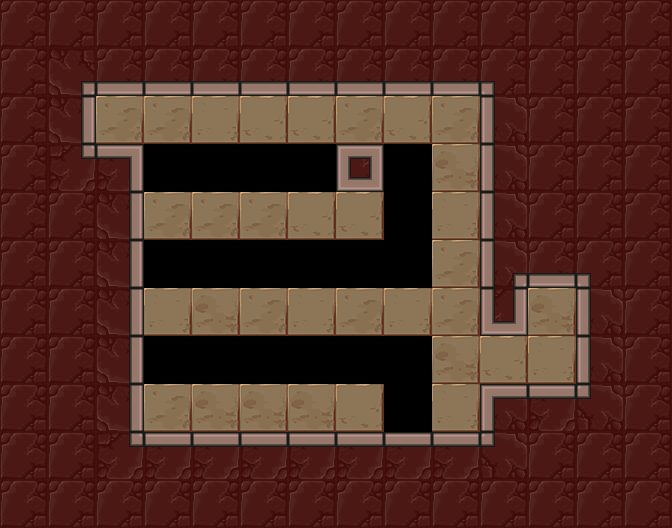

Below is a game level as drawn by its tile map, then a one-line description and the .tmx that defines it (tile-layer data replaced by summaries):
An orthogonal 14x11 tile map with 48x48 px tiles, 3 tile layers (Floor, Holes, Walls), 7 tilesets and 32 objects (9x mirror, lightSwitch, lightOrb, player_start, exit).

<map version="1.0" orientation="orthogonal" renderorder="right-down" width="14" height="11" tilewidth="48" tileheight="48" nextobjectid="165">
 <tileset firstgid="1" name="walls" tilewidth="48" tileheight="48" tilecount="42">
  <image source="../../images/kongregate_release/wall_sheet.png" width="336" height="288" />
 </tileset>
 <tileset firstgid="43" name="exit" tilewidth="48" tileheight="48" tilecount="12">
  <image source="../../images/kongregate_release/gate_sheet.png" width="192" height="144" />
 </tileset>
 <tileset firstgid="55" name="floors" tilewidth="48" tileheight="48" tilecount="4">
  <image source="../../images/kongregate_release/floor_sheet.png" width="192" height="48" />
 </tileset>
 <tileset firstgid="59" name="holes" tilewidth="48" tileheight="48" tilecount="24">
  <image source="../../images/kongregate_release/hole_sheet.png" width="288" height="192" />
 </tileset>
 <tileset firstgid="83" name="mirrors" tilewidth="48" tileheight="48" tilecount="4">
  <image source="../../images/kongregate_release/mirror_sheet.png" width="96" height="96" />
 </tileset>
 <tileset firstgid="87" name="orb_sheet" tilewidth="48" tileheight="48" tilecount="9">
  <image source="../../images/kongregate_release/orb_sheet.png" width="144" height="144" />
 </tileset>
 <tileset firstgid="96" name="glass_wall_sheet" tilewidth="48" tileheight="48" tilecount="42">
  <image source="../../images/kongregate_release/glass_wall_sheet.png" width="336" height="288" />
 </tileset>
 <layer name="Floor" width="14" height="11">
  <properties>
   <property name="tileset" value="floors" />
  </properties>
  <data>[154 cells, 33 non-empty, 4 distinct tile ids]</data>
 </layer>
 <layer name="Holes" width="14" height="11">
  <properties>
   <property name="tileset" value="holes" />
  </properties>
  <data>[154 cells, 1 non-empty, 1 distinct tile ids]</data>
 </layer>
 <layer name="Walls" width="14" height="11">
  <properties>
   <property name="tileset" value="walls" />
  </properties>
  <data>[154 cells, 102 non-empty, 14 distinct tile ids]</data>
 </layer>
 <objectgroup name="Objects" visible="0" />
 <objectgroup name="glasswall">
  <object id="134" gid="96" x="192" y="384" width="48" height="48" />
  <object id="135" gid="96" x="240" y="384" width="48" height="48" />
  <object id="136" gid="96" x="288" y="384" width="48" height="48" />
  <object id="137" gid="96" x="336" y="288" width="48" height="48" />
  <object id="139" gid="96" x="144" y="384" width="48" height="48" />
  <object id="140" gid="96" x="336" y="384" width="48" height="48" />
  <object id="141" gid="96" x="144" y="288" width="48" height="48" />
  <object id="142" gid="96" x="192" y="288" width="48" height="48" />
  <object id="143" gid="96" x="240" y="288" width="48" height="48" />
  <object id="144" gid="96" x="288" y="288" width="48" height="48" />
  <object id="145" gid="96" x="384" y="384" width="48" height="48" />
  <object id="146" gid="96" x="384" y="432" width="48" height="48" />
  <object id="147" gid="96" x="144" y="192" width="48" height="48" />
  <object id="148" gid="96" x="192" y="192" width="48" height="48" />
  <object id="149" gid="96" x="240" y="192" width="48" height="48" />
  <object id="150" gid="96" x="288" y="192" width="48" height="48" />
  <object id="152" gid="96" x="384" y="192" width="48" height="48" />
  <object id="153" gid="96" x="384" y="240" width="48" height="48" />
  <object id="154" gid="96" x="384" y="288" width="48" height="48" />
 </objectgroup>
 <objectgroup name="Mirrors">
  <object id="129" type="mirror" gid="1073741908" x="192" y="144" width="48" height="48">
   <properties>
    <property name="sides" value="1" />
   </properties>
  </object>
  <object id="156" type="mirror" gid="2147483732" x="192" y="432" width="48" height="48">
   <properties>
    <property name="sides" value="1" />
   </properties>
  </object>
  <object id="157" type="mirror" gid="1073741908" x="144" y="240" width="48" height="48">
   <properties>
    <property name="sides" value="1" />
   </properties>
  </object>
  <object id="158" type="mirror" gid="84" x="144" y="432" width="48" height="48">
   <properties>
    <property name="sides" value="1" />
   </properties>
  </object>
  <object id="159" type="mirror" gid="3221225556" x="240" y="240" width="48" height="48">
   <properties>
    <property name="sides" value="1" />
   </properties>
  </object>
  <object id="160" type="mirror" gid="1073741908" x="288" y="240" width="48" height="48">
   <properties>
    <property name="sides" value="1" />
   </properties>
  </object>
  <object id="161" type="mirror" gid="3221225556" x="336" y="240" width="48" height="48">
   <properties>
    <property name="sides" value="1" />
   </properties>
  </object>
  <object id="163" type="mirror" gid="84" x="240" y="432" width="48" height="48">
   <properties>
    <property name="sides" value="1" />
   </properties>
  </object>
  <object id="164" type="mirror" gid="2147483732" x="288" y="432" width="48" height="48">
   <properties>
    <property name="sides" value="1" />
   </properties>
  </object>
 </objectgroup>
 <objectgroup name="Light">
  <object id="130" type="lightSwitch" gid="87" x="336" y="432" width="48" height="48" />
  <object id="131" type="lightOrb" gid="91" x="96" y="144" width="48" height="48">
   <properties>
    <property name="direction" value="16" />
   </properties>
  </object>
 </objectgroup>
 <objectgroup color="#141ba4" name="player_start">
  <object id="132" type="player_start" x="144" y="288" width="48" height="48">
   <properties>
    <property name="direction_facing" value="16" />
    <property name="initial_zoom" value="0.7" />
   </properties>
  </object>
 </objectgroup>
 <objectgroup color="#71a400" name="Exit">
  <object id="133" type="exit" gid="43" x="528" y="336" width="48" height="48" />
 </objectgroup>
</map>
